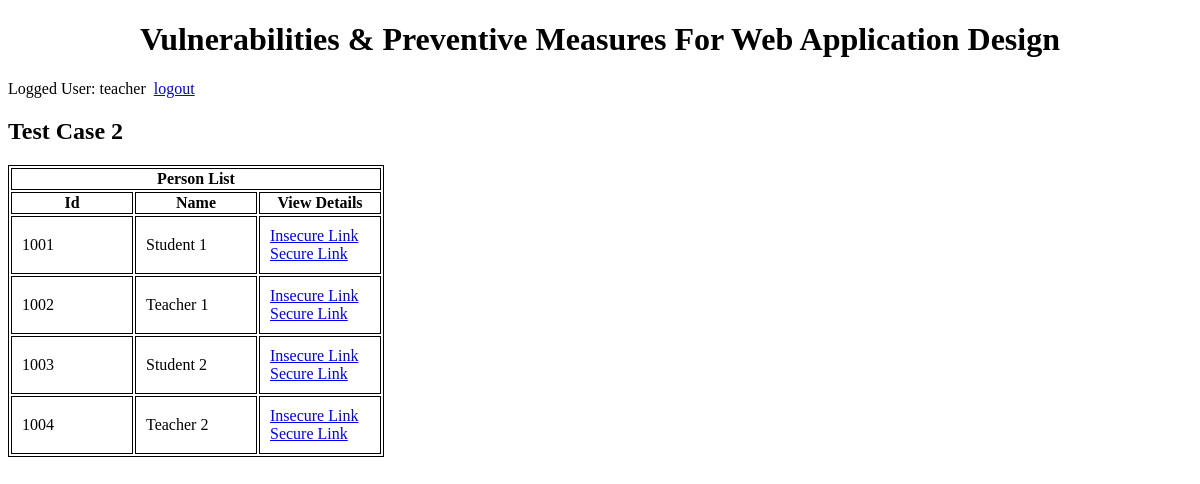
/person_list.php (signed in), run on the app's committed database.
### tables this page shows
CREATE TABLE IF NOT EXISTS `student_info` (
  `id` int NOT NULL AUTO_INCREMENT,
  `person_name` varchar(100) NOT NULL,
  `person_id` int NOT NULL,
  `person_phone` int NOT NULL,
  `person_class` varchar(100) NOT NULL,
  `person_gpa` varchar(100) NOT NULL,
  `role` varchar(100) NOT NULL,
  PRIMARY KEY (`id`)
);

### person_list.php (the view, shortened to what this page needs)
<?php
include_once("./includes/db.php");
	$sql = "SELECT *  FROM student_info";
	$result = $conn->query($sql);
	while ($row = $result->fetch_assoc()){
	  $data_array[] = $row;
	}
	$ciphering = "AES-128-CTR";
	$options = 0;
	$iv = '1234567891011121';
	$key = "ketan0911";
?>
<!DOCTYPE html>
<html>
<head>
	<link rel="stylesheet" href="./styles.css">
</head>
<body>
	<h1 class="text-center">Vulnerabilities & Preventive Measures For Web Application Design</h1>
	<?php
	if(isset($_SESSION['USERNAME']) && strlen($_SESSION['USERNAME']) > 0){
		?><p>Logged User: <?php print $_SESSION['USERNAME'];?>&nbsp;&nbsp;<a href="logout.php">logout</a></p><?php
	}
	?>
	<h2>Test Case 2</h2>
	<table>
		<tr><th colspan="4">Person List</th></tr>
		<tr>
			<th>Id</th>
			<th>Name</th>
			<th>View Details</th>
		</tr>
		<?php
		if ($result->num_rows > 0) {
			foreach($data_array as $row){
				?>
				<tr>
					<td><?php print $row["person_id"]; ?></td>
					<td><?php print $row["person_name"]; ?></td>
					<td>
						<a target="_blank" href="./testCase2.php?name=<?php print $row["person_name"]; ?>">Insecure Link</a>
						<br>
						<a target="_blank" href="./preventCase2.php?param=<?php print openssl_encrypt("name=".$row["person_name"], $ciphering, $key, $options, $iv); ?>">Secure Link</a>
					</td>
				</tr>
				<?php
			}
		}
		else {
			?>
			<tr>
				<td colspan="4">No Results</td>
			</tr>
			<?php
		}
		?>
	</table>
</body>
</html>

### styles.css (style rules this page uses)
table, th, td { border: 1px solid #000000; }
td { padding: 10px; width: 100px; }
.text-center { text-align: center; }

### data on the page
student_info: person "1001", person_name "Student 1"
student_info: person "1002", person_name "Teacher 1"
student_info: person "1003", person_name "Student 2"
student_info: person "1004", person_name "Teacher 2"

### other printed values
$_SESSION['USERNAME'] "teacher"
